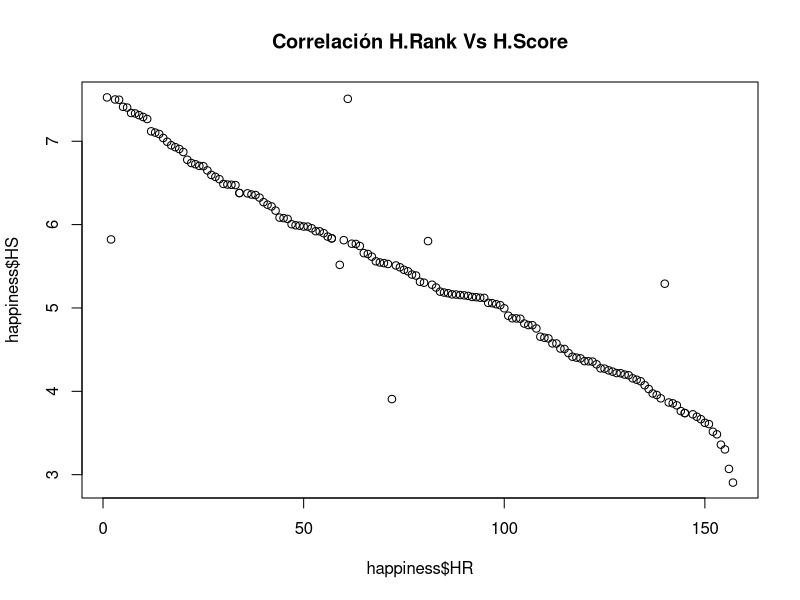
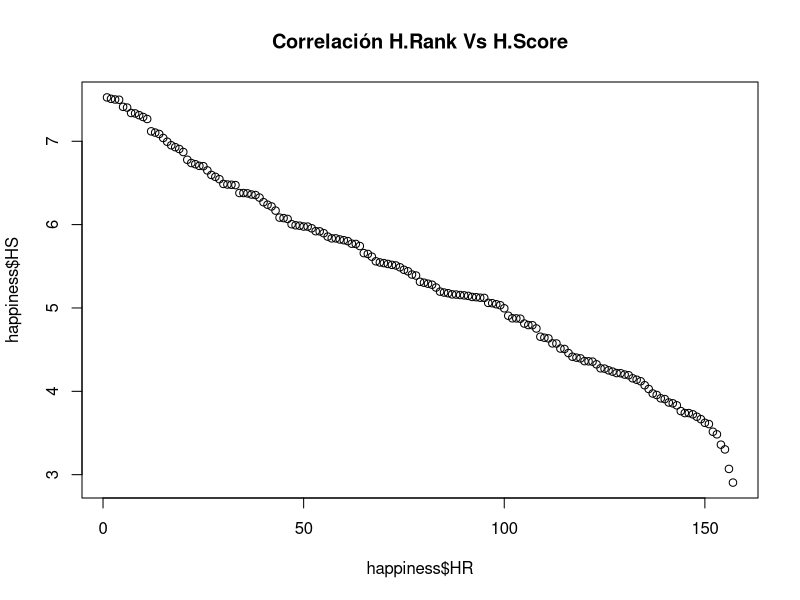
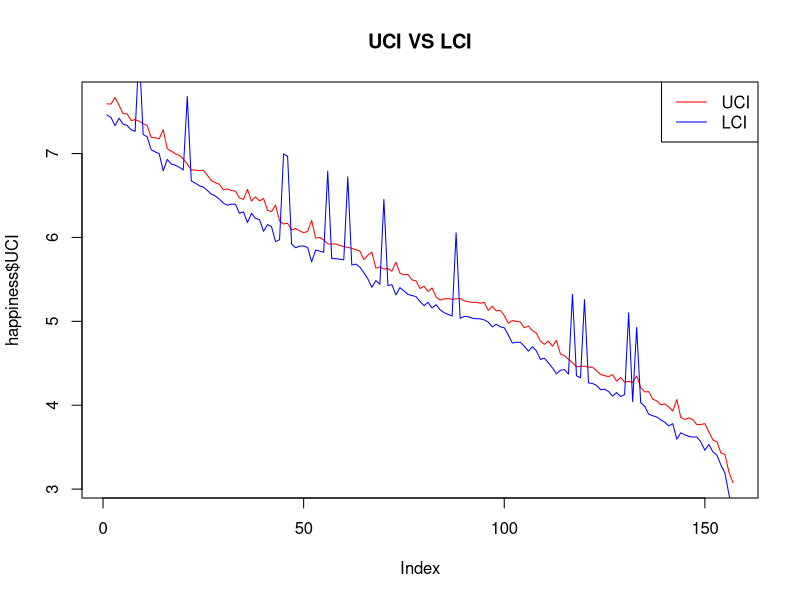
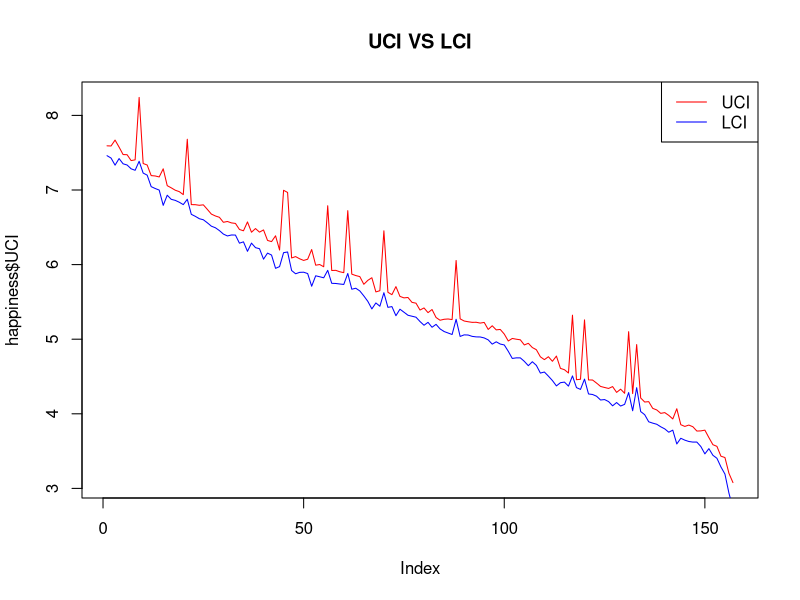
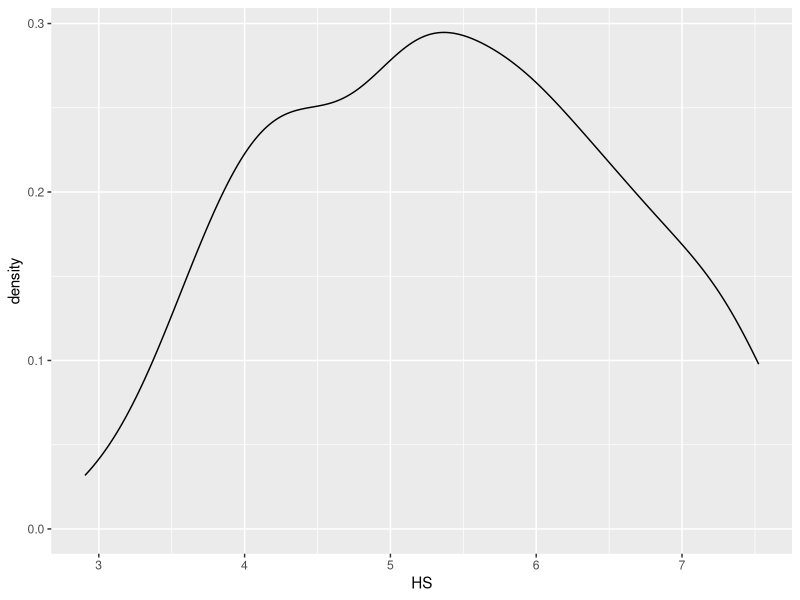
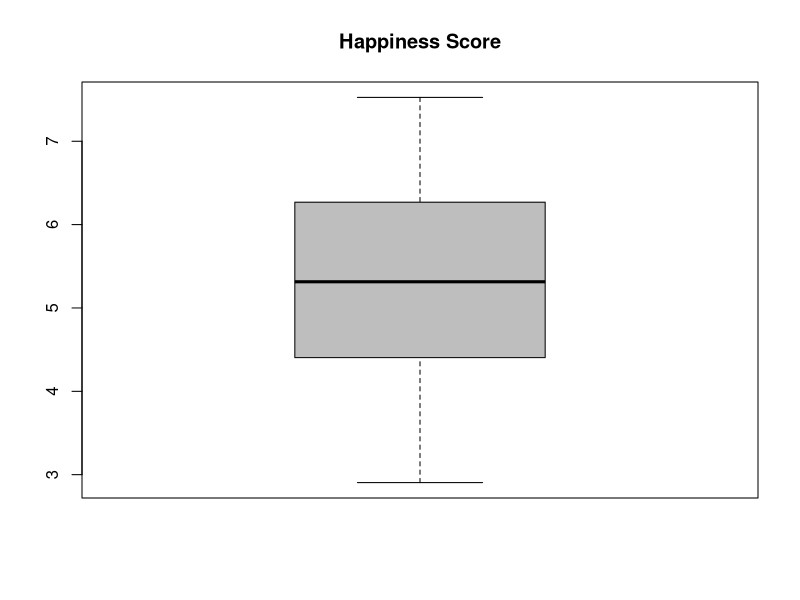
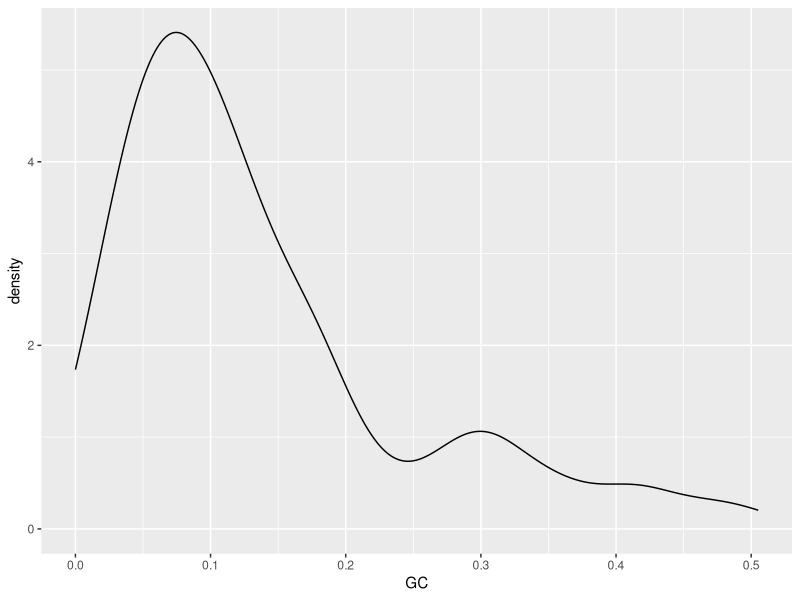
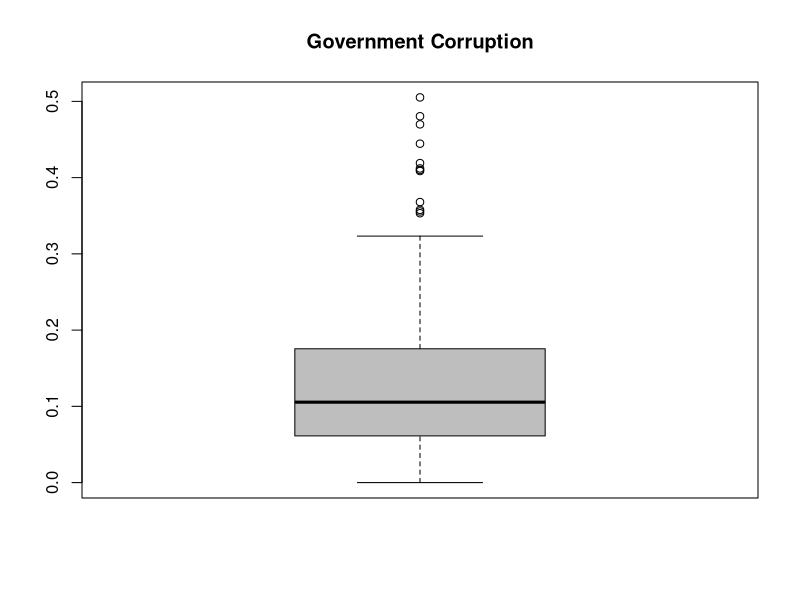

The R source for these figures, in order:
## ---- chunk 1
# Eliminamos todos los comentarios de las chunks.
knitr::opts_chunk$set(comment=NA)
## ---- chunk 2
happiness <- read.csv('Happiness.csv')
## ---- chunk 3
str(happiness)
## ---- chunk 4
# Creamos un vector con los cambios para crear posteriormente la tabla de preprocesamiento.
nvar_num <- sum(sapply(happiness, is.numeric))
nvar_cualit <- sum(sapply(happiness, is.character))
resumen_preprocesamiento_1 <- c(1, "" , paste0("n.row = ", nrow(happiness), "; n.col = ", ncol(happiness), "; n.var num = ", nvar_num, "; n.var cualit = ", nvar_cualit))
## ---- chunk 5
colnames(happiness) <- c('Country', 'Region', 'HR', 'HS', 'LCI', 'UCI', 'GpC', 'Family', 'LE', 'Freedom', 'GC', 'Generosity')
## ---- chunk 6
# Filas a las que le afectan estos cambios: 
# Todas, lo simbolizaremos con un *
# Creamos un vector con los cambios para crear posteriormente la tabla de preprocesamiento.
resumen_preprocesamiento_2.1 <- c(2, "*", "Cambiamos el nombre de las variables Happiness.Rank, Happiness.Score, GDP.per.Capita, ife.Expectancy, Government Corruption, Lower.Confidence.Interval y Upper.Confidence.Interval por las mayúsculas de sus iniciales.") 
## ---- chunk 7
head(happiness$HS)
## ---- chunk 8
punto_coma.HS_index <- toString(grep(",", happiness$HS, value=FALSE))
## ---- chunk 9
happiness$HS <- sub(',', '.', happiness$HS)
head(happiness$HS)
## ---- chunk 10
class(happiness$HS)
## ---- chunk 11
happiness$HS <- as.numeric((happiness$HS))
class(happiness$HS)
## ---- chunk 12
# Filas a las que le afectan estos cambios: 
punto_coma.HS_index
# Creamos un vector con los cambios para crear posteriormente la tabla de preprocesamiento.
resumen_preprocesamiento_2.2.1 <- c(2, punto_coma.HS_index, "Variable HS (Happiness.Score): Cambiamos la coma como separador decimal por un punto.")
## ---- chunk 13
# Creamos un vector con los cambios para crear posteriormente la tabla de preprocesamiento.
resumen_preprocesamiento_2.2.2 <- c(2, "*", "Variable HS (Happiness.Score): Cambiamos la variable de character a numeric.")
## ---- chunk 14
tail(happiness$GpC)
## ---- chunk 15
punto_coma.GpC_index <- toString(grep(",", happiness$GpC, value=FALSE))
## ---- chunk 16
happiness$GpC <- sub(',', '.', happiness$GpC)
tail(happiness$GpC)
## ---- chunk 17
class(happiness$GpC)
## ---- chunk 18
happiness$GpC <- as.numeric((happiness$GpC))
class(happiness$GpC)
## ---- chunk 19
# Filas a las que le afectan estos cambios: 
punto_coma.GpC_index
# Creamos un vector con los cambios para crear posteriormente la tabla de preprocesamiento.
resumen_preprocesamiento_2.2.3 <- c(2, punto_coma.GpC_index, "Variable GpC (GDP.per.Capita): Cambiamos la coma como separador decimal por un punto.")
## ---- chunk 20
head(happiness$Freedom)
## ---- chunk 21
class(happiness$Freedom)
## ---- chunk 22
head(happiness$Country)
## ---- chunk 23
trimwsCountry.index <- toString(grep("^\\s+|\\s+$", happiness$Country, value=FALSE))
## ---- chunk 24
happiness$Country <- trimws(happiness$Country)
head(happiness$Country)
## ---- chunk 25
# Filas a las que le afectan estos cambios: 
trimwsCountry.index
# Creamos un vector con los cambios para crear posteriormente la tabla de preprocesamiento.
resumen_preprocesamiento_3.1.1 <- c(3, trimwsCountry.index, "Variable Country: Eliminar los espacios en blanco de inicio y final de palabra.")
## ---- chunk 26
library(stringr)
## ---- chunk 27
happiness$Country <- str_to_title(happiness$Country)
head(happiness$Country)
## ---- chunk 28
# Creamos un vector con los cambios para crear posteriormente la tabla de preprocesamiento.
resumen_preprocesamiento_3.1 <- c(3, "*", "Variable Country: Capitalizar las palabras de cada país")
## ---- chunk 29
table(happiness$Region)
## ---- chunk 30
trimwsRegion.index <- toString(grep("^\\s+|\\s+$", happiness$Region, value=FALSE))
## ---- chunk 31
happiness$Region <- trimws(happiness$Region)
table(happiness$Region)
## ---- chunk 32
# Filas a las que le afectan estos cambios: 
trimwsRegion.index
# Creamos un vector con los cambios para crear posteriormente la tabla de preprocesamiento.
resumen_preprocesamiento_3.2.1 <- c(3, trimwsRegion.index, "Variable Region: Eliminar los espacios en blanco de inicio y final de palabra.")
## ---- chunk 33
AFRCARegion.index <- toString(grep("AFRCA", happiness$Region, value=FALSE))
## ---- chunk 34
happiness$Region <- sub('AFRCA', 'AFRICA', happiness$Region)
table(happiness$Region)
## ---- chunk 35
# Filas a las que le afectan estos cambios: 
AFRCARegion.index
# Creamos un vector con los cambios para crear posteriormente la tabla de preprocesamiento.
resumen_preprocesamiento_3.2.2 <- c(3, AFRCARegion.index, "Variable Region: Cambiamos la palabra AFRCA por AFRICA.")
## ---- chunk 36
blankspaceRegion.index <- toString(grep("[[:space:]]{2,}", happiness$Region, value=FALSE))
blankspaceRegion.index
## ---- chunk 37
happiness$Region <- str_squish(happiness$Region)
table(happiness$Region)
## ---- chunk 38
# Filas a las que le afectan estos cambios: 
blankspaceRegion.index
# Creamos un vector con los cambios para crear posteriormente la tabla de preprocesamiento.
resumen_preprocesamiento_3.2.3 <- c(3, blankspaceRegion.index, "Variable Region: Dejar un espacio en blanco entre palabras.")
## ---- chunk 39
happiness$Region <- str_to_title(happiness$Region)
table(happiness$Region)
## ---- chunk 40
# Creamos un vector con los cambios para crear posteriormente la tabla de preprocesamiento.
resumen_preprocesamiento_3.2.4 <- c(3, "*" , "Variable Region: Capitalizar las palabras de cada región.")
## ---- chunk 41
happiness$Region <- sub('And', 'and', happiness$Region)
happiness$Region <- sub('AND', 'and', happiness$Region)
table(happiness$Region)
## ---- chunk 42
# Creamos un vector con los cambios para crear posteriormente la tabla de preprocesamiento.
resumen_preprocesamiento_3.2.5 <- c(3, "*" , "Variable Region: Cambiar 'AND' o 'And' por 'and'.")
## ---- chunk 43
happiness$Region <- factor(happiness$Region)
str(happiness)
## ---- chunk 44
# Creamos un vector con los cambios para crear posteriormente la tabla de preprocesamiento.
resumen_preprocesamiento_3.2.6 <- c(3, "*" , "Variable Region: Cambiar el tipo de variable de Character a Factor.")
## ---- chunk 45
plot(x=happiness$HR, y=happiness$HS, main="Correlación H.Rank Vs H.Score")
## ---- chunk 46
happiness <- happiness[order(happiness$HS, decreasing = TRUE),]
head(happiness)
## ---- chunk 47
comparadorHR <- c(1:nrow(happiness))
comparadorHR.index = ! (happiness$HR == comparadorHR)
differentHR.index = toString(which(comparadorHR.index))
## ---- chunk 48
happiness$HR <- c(1:nrow(happiness))
head(happiness)
## ---- chunk 49
plot(x=happiness$HR, y=happiness$HS, main="Correlación H.Rank Vs H.Score")
## ---- chunk 50
# Filas a las que le afectan estos cambios: 
differentHR.index
# Creamos un vector con los cambios para crear posteriormente la tabla de preprocesamiento.
resumen_preprocesamiento_4.1 <- c(4, differentHR.index, "Variable HR (Happiness.Rank): Cambiar el ranking en dependencia del valor de HS (Happiness.Score.")
## ---- chunk 51
plot(happiness$UCI, type="l", col ="red", main = "UCI VS LCI")
lines(happiness$LCI, type = "l", col = "blue")
legend("topright", legend=c("UCI", "LCI"), col = c("red", "blue"), lty = 1)
## ---- chunk 52
LCIgtUCI <- which(happiness$LCI>happiness$UCI)
LCIgtUCI
## ---- chunk 53
happiness[LCIgtUCI, c("LCI", "UCI")] <- happiness[LCIgtUCI, c("UCI", "LCI")]
## ---- chunk 54
plot(happiness$UCI, type="l", col ="red", main = "UCI VS LCI")
lines(happiness$LCI, type = "l", col = "blue")
legend("topright", legend=c("UCI", "LCI"), col = c("red", "blue"), lty = 1)
## ---- chunk 55
# Filas a las que le afectan estos cambios: 
LCIgtUCI.index <- toString(LCIgtUCI)
# Creamos un vector con los cambios para crear posteriormente la tabla de preprocesamiento.
resumen_preprocesamiento_4.2 <- c(4, LCIgtUCI.index, "Variable UCI y LCI (Lower.Confidence.Interval), (Upper.Confidence.Interval): Cruzar los valores de ambas variables para los registros en los que el UCI es mayor que el LCI.")
## ---- chunk 56
library(ggplot2)
## ---- chunk 57
summary(happiness$HS)
## ---- chunk 58
ggplot(happiness, aes(x=HS)) + geom_density()
## ---- chunk 59
boxplot(happiness$HS, main="Happiness Score", col = "gray")
## ---- chunk 60
summary(happiness$GC)
## ---- chunk 61
ggplot(happiness, aes(x=GC)) + geom_density()
## ---- chunk 62
boxplot(happiness$GC, main="Government Corruption", col = "gray")
## ---- chunk 63
GC.Out <- boxplot.stats(happiness$GC)$out
length(GC.Out)
## ---- chunk 64
GC.Out.Index <- which(happiness$GC %in% c(GC.Out))
happiness[GC.Out.Index,]
## ---- chunk 65
summary(happiness$Generosity)
## ---- chunk 66
ggplot(happiness, aes(x=Generosity)) + geom_density()
## ---- chunk 67
boxplot(happiness$Generosity, main="Generosity", col = "gray")
## ---- chunk 68
Generosity.Out <- boxplot.stats(happiness$Generosity)$out
length(Generosity.Out)
## ---- chunk 69
Generosity.Out.Index <- which(happiness$Generosity %in% c(Generosity.Out))
happiness[Generosity.Out.Index,]
## ---- chunk 70
summary(happiness$Family)
## ---- chunk 71
ggplot(happiness, aes(x=Family)) + geom_density()
## ---- chunk 72
boxplot(happiness$Family, main="Family", col = "gray")
## ---- chunk 73
Family.Out <- boxplot.stats(happiness$Family)$out
length(Family.Out)
## ---- chunk 74
Family.Out.Index <- which(happiness$Family %in% c(Family.Out))
happiness[Family.Out.Index,]
## ---- chunk 75
happiness$Family <- replace(happiness$Family, happiness$Family == 0, NA)
happiness[Family.Out.Index,]
## ---- chunk 76
boxplot(happiness$Family, main="Family", col = "gray")
## ---- chunk 77
# Filas a las que le afectan estos cambios: 
Family.Out.Index2 <- toString(Family.Out.Index)
# Creamos un vector con los cambios para crear posteriormente la tabla de preprocesamiento.
resumen_preprocesamiento_5.1 <- c(5, Family.Out.Index2, "Variable Family : Detección de valores anómalos y cambio a NA.")
## ---- chunk 78
# install.packages("VIM")
library("VIM")
## ---- chunk 79
is_na_family.index <- which(is.na(happiness$Family))
happiness[is_na_family.index,]
## ---- chunk 80
# Filas a las que le afectan estos cambios: 
is_na_family.index2 <- toString(is_na_family.index)
# Creamos un vector con los cambios para crear posteriormente la tabla de preprocesamiento.
resumen_preprocesamiento_6 <- c(6, is_na_family.index2, "Variable Family : Detección de valores perdidos e imputación de valor basandonos en la distancia de Glower con 11 vecinos.")
## ---- chunk 81
happiness.completo <- kNN(data=happiness, variable="Family", k=11)
summary(happiness.completo)
## ---- chunk 82
happiness$Family <- happiness.completo$Family
is_na_family.index
## ---- chunk 83
happiness[is_na_family.index,]
## ---- chunk 84
FreedombyRegion <- aggregate(Freedom ~ Region, data = happiness, mean)
FreedombyRegion
## ---- chunk 85
barplot_7.1 <- ggplot(FreedombyRegion, aes(x=Freedom , y=reorder(Region, Freedom))) + 
  geom_bar(stat="identity") + ggtitle("Freedom by Region") +
  labs(x="Freedom", y = "Region") +
  theme(plot.title = element_text(hjust=0.5, size = 15)) 
barplot_7.1
## ---- chunk 86
library("psych")
## ---- chunk 87
mean <- round(sapply(happiness[ , c('HS', 'LCI', 'UCI', 'GpC', 'Family', 'LE', 'Freedom', 'GC', 'Generosity')], mean), 3)
median <- round(sapply(happiness[ , c('HS', 'LCI', 'UCI', 'GpC', 'Family', 'LE', 'Freedom', 'GC', 'Generosity')], median), 3)
trimmed_mean <- round(sapply(happiness[ , c('HS', 'LCI', 'UCI', 'GpC', 'Family', 'LE', 'Freedom', 'GC', 'Generosity')], function(x) mean(x, trim = 0.05)), 3)
winsor_mean <- round(sapply(happiness[ , c('HS', 'LCI', 'UCI', 'GpC', 'Family', 'LE', 'Freedom', 'GC', 'Generosity')], function(x) winsor.mean(x, trim=0.05)), 3)
sd <- round(sapply(happiness[ , c('HS', 'LCI', 'UCI', 'GpC', 'Family', 'LE', 'Freedom', 'GC', 'Generosity')], sd), 3)
IQR <- round(sapply(happiness[ , c('HS', 'LCI', 'UCI', 'GpC', 'Family', 'LE', 'Freedom', 'GC', 'Generosity')], IQR), 3)
mad <- round(sapply(happiness[ , c('HS', 'LCI', 'UCI', 'GpC', 'Family', 'LE', 'Freedom', 'GC', 'Generosity')], mad), 3)
## ---- chunk 88
central_tendency <- data.frame(mean, median, trimmed_mean, winsor_mean)
central_tendency
## ---- chunk 89
dispersion <- data.frame(sd, IQR, mad)
dispersion
## ---- chunk 90
# Creamos un vector con los cambios para crear posteriormente la tabla de preprocesamiento.
nvar_num_final <- sum(sapply(happiness, is.numeric))
nvar_cualit_final <- sum(sapply(happiness, is.character)) + sum(sapply(happiness, is.factor))
resumen_preprocesamiento_final <- c(8, "" , paste0("n.row = ", nrow(happiness), "; n.col = ", ncol(happiness), "; n.var num = ", nvar_num_final, "; n.var cualit = ", nvar_cualit_final))
## ---- chunk 91
write.csv(happiness, 'pedreno_fichero_clean.csv')
## ---- chunk 92
library(knitr)
library(kableExtra)
## ---- chunk 93
# Creamos el dataframe a partir de todos los vectores de preprocesamiento que hemos ido creando a lo largo del rmd.

matrix <- rbind(resumen_preprocesamiento_1, resumen_preprocesamiento_2.1, resumen_preprocesamiento_2.2.1, resumen_preprocesamiento_2.2.2, resumen_preprocesamiento_2.2.3, resumen_preprocesamiento_3.1.1, resumen_preprocesamiento_3.1, resumen_preprocesamiento_3.2.1, resumen_preprocesamiento_3.2.2, resumen_preprocesamiento_3.2.4, resumen_preprocesamiento_3.2.5, resumen_preprocesamiento_3.2.6, resumen_preprocesamiento_4.2, resumen_preprocesamiento_5.1, resumen_preprocesamiento_6, resumen_preprocesamiento_final)

resumen_preprocesamiento <- as.data.frame(matrix, row.names=FALSE)
## ---- chunk 94

tabla_resumen <- kable(resumen_preprocesamiento, caption ="Resumen del preprocesamiento",  col.names = c("ID", "Row", "Message")) %>%
  column_spec(2:3, width = "22em") %>%
  kable_styling(latex_options = c("HOLD_position"))

tabla_resumen
